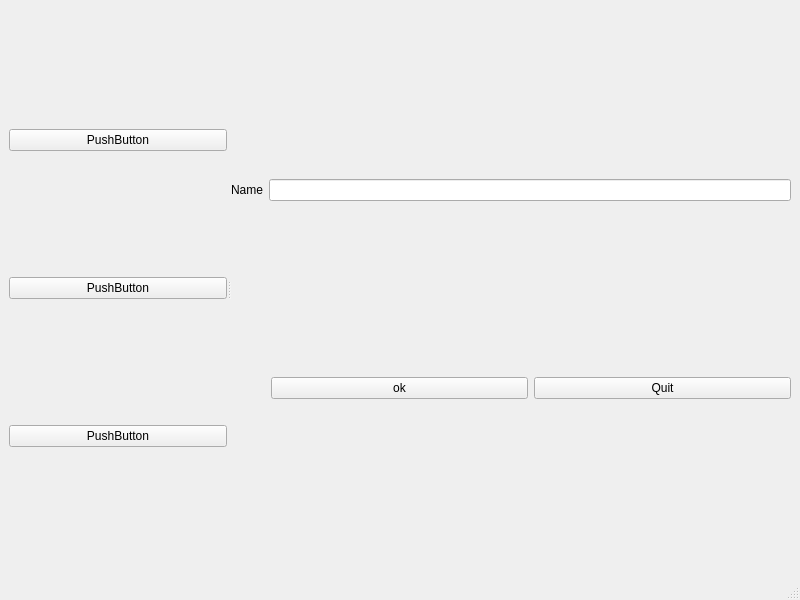
<?xml version="1.0" encoding="UTF-8"?>
<ui version="4.0">
 <class>MainWindow</class>
 <widget class="QMainWindow" name="MainWindow">
  <property name="geometry">
   <rect>
    <x>0</x>
    <y>0</y>
    <width>800</width>
    <height>600</height>
   </rect>
  </property>
  <property name="windowTitle">
   <string>MainWindow</string>
  </property>
  <widget class="QWidget" name="centralwidget">
   <layout class="QVBoxLayout" name="verticalLayout_3">
    <item>
     <widget class="QSplitter" name="splitter">
      <property name="orientation">
       <enum>Qt::Horizontal</enum>
      </property>
      <widget class="QWidget" name="">
       <layout class="QVBoxLayout" name="verticalLayout_2">
        <item>
         <widget class="QPushButton" name="pushButton_3">
          <property name="text">
           <string>PushButton</string>
          </property>
         </widget>
        </item>
        <item>
         <widget class="QPushButton" name="pushButton_4">
          <property name="text">
           <string>PushButton</string>
          </property>
         </widget>
        </item>
        <item>
         <widget class="QPushButton" name="pushButton_5">
          <property name="text">
           <string>PushButton</string>
          </property>
         </widget>
        </item>
       </layout>
      </widget>
      <widget class="QWidget" name="">
       <layout class="QVBoxLayout" name="verticalLayout">
        <item>
         <layout class="QHBoxLayout" name="horizontalLayout">
          <item>
           <widget class="QLabel" name="label">
            <property name="text">
             <string>Name</string>
            </property>
           </widget>
          </item>
          <item>
           <widget class="QLineEdit" name="lineEdit"/>
          </item>
         </layout>
        </item>
        <item>
         <layout class="QHBoxLayout" name="horizontalLayout_2">
          <item>
           <spacer name="horizontalSpacer">
            <property name="orientation">
             <enum>Qt::Horizontal</enum>
            </property>
            <property name="sizeType">
             <enum>QSizePolicy::Preferred</enum>
            </property>
            <property name="sizeHint" stdset="0">
             <size>
              <width>40</width>
              <height>20</height>
             </size>
            </property>
           </spacer>
          </item>
          <item>
           <widget class="QPushButton" name="pushButton">
            <property name="text">
             <string>ok</string>
            </property>
           </widget>
          </item>
          <item>
           <widget class="QPushButton" name="pushButton_2">
            <property name="text">
             <string>Quit</string>
            </property>
           </widget>
          </item>
         </layout>
        </item>
       </layout>
      </widget>
     </widget>
    </item>
   </layout>
  </widget>
  <widget class="QMenuBar" name="menubar">
   <property name="geometry">
    <rect>
     <x>0</x>
     <y>0</y>
     <width>800</width>
     <height>22</height>
    </rect>
   </property>
  </widget>
  <widget class="QStatusBar" name="statusbar"/>
 </widget>
 <resources/>
 <connections/>
</ui>
